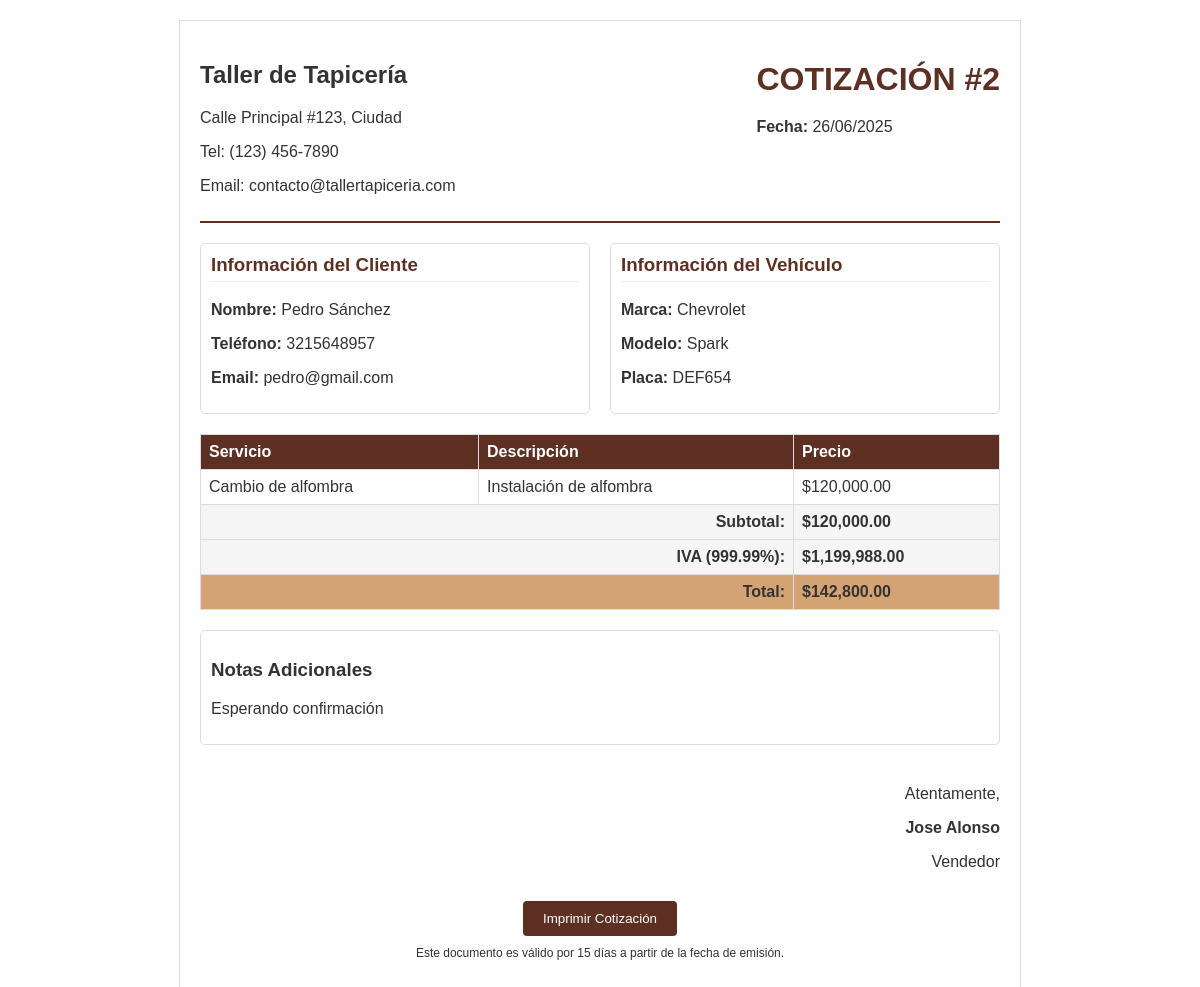
Page /admin/perfil/imprimir_cotizaciones.php?id=2 (signed in) on the committed database.
### tables this page shows
CREATE TABLE `cotizaciones` (
  `id_cotizacion` int(11) NOT NULL,
  `id_usuario` int(11) NOT NULL,
  `id_cliente` int(11) NOT NULL,
  `id_vehiculo` int(11) NOT NULL,
  `fecha_cotizacion` timestamp NOT NULL DEFAULT current_timestamp() ON UPDATE current_timestamp(),
  `subtotal_cotizacion` decimal(10,2) NOT NULL,
  `valor_adicional` decimal(10,2) DEFAULT 0.00,
  `iva` decimal(5,2) NOT NULL,
  `total_cotizacion` decimal(10,2) NOT NULL,
  `estado_cotizacion` enum('Pendiente','Aprobado','Rechazada','Completada') NOT NULL,
  `notas_cotizacion` text NOT NULL,
  `activo` tinyint(1) NOT NULL DEFAULT 1
);

CREATE TABLE `clientes` (
  `id_cliente` int(11) NOT NULL,
  `nombre_cliente` varchar(50) NOT NULL,
  `correo_cliente` varchar(70) NOT NULL,
  `telefono_cliente` varchar(25) NOT NULL,
  `direccion_cliente` text NOT NULL,
  `fecha_registro` timestamp NOT NULL DEFAULT current_timestamp() ON UPDATE current_timestamp(),
  `notas_cliente` text NOT NULL,
  `activo` tinyint(1) NOT NULL DEFAULT 1
);

CREATE TABLE `vehiculos` (
  `id_vehiculo` int(11) NOT NULL,
  `marca_vehiculo` varchar(50) NOT NULL,
  `modelo_vehiculo` varchar(50) NOT NULL,
  `placa_vehiculo` varchar(20) NOT NULL,
  `notas_vehiculo` text NOT NULL,
  `activo` tinyint(1) NOT NULL DEFAULT 1
);

CREATE TABLE `cotizacion_servicios` (
  `id_cotizacion` int(11) NOT NULL,
  `id_servicio` int(11) NOT NULL,
  `precio` decimal(10,2) NOT NULL
);

CREATE TABLE `servicios` (
  `id_servicio` int(11) NOT NULL,
  `nombre_servicio` varchar(50) NOT NULL,
  `descripcion_servicio` text NOT NULL,
  `precio_servicio` decimal(10,2) NOT NULL,
  `tiempo_estimado` varchar(50) NOT NULL,
  `categoria_servicio` varchar(50) NOT NULL,
  `activo` tinyint(1) NOT NULL DEFAULT 1
);

CREATE TABLE `usuarios` (
  `id_usuario` int(11) NOT NULL,
  `id_rol` int(11) NOT NULL,
  `username_usuario` varchar(50) NOT NULL,
  `contrasena_usuario` varchar(255) NOT NULL,
  `nombre_completo` varchar(70) NOT NULL,
  `correo_usuario` varchar(70) NOT NULL,
  `telefono_usuario` varchar(25) NOT NULL,
  `fecha_creacion` timestamp NOT NULL DEFAULT current_timestamp() ON UPDATE current_timestamp(),
  `activo_usuario` enum('Activo','Inactivo') NOT NULL,
  `ultima_actividad` datetime NOT NULL,
  `activo` tinyint(1) NOT NULL DEFAULT 1
);

### admin/perfil/imprimir_cotizaciones.php (the view, shortened to what this page needs)
<?php
require_once __DIR__ . '/../../php/conexion.php';
$cotizacion_id = $_GET['id'] ?? null;
$usuario_id = getUserId();
try {
    $stmt = $conex->prepare("SELECT c.*, cl.nombre_cliente, cl.correo_cliente, cl.telefono_cliente,
                            v.marca_vehiculo, v.modelo_vehiculo, v.placa_vehiculo,
                            u.nombre_completo as nombre_vendedor
                           FROM cotizaciones c
                           JOIN clientes cl ON c.id_cliente = cl.id_cliente
                           JOIN vehiculos v ON c.id_vehiculo = v.id_vehiculo
                           JOIN usuarios u ON c.id_usuario = u.id_usuario
                           WHERE c.id_cotizacion = ? AND c.id_usuario = ?");
    $stmt->execute([$cotizacion_id, $usuario_id]);
    $cotizacion = $stmt->fetch();
    $stmt = $conex->prepare("SELECT s.nombre_servicio, s.descripcion_servicio, cs.precio
                            FROM cotizacion_servicios cs
                            JOIN servicios s ON cs.id_servicio = s.id_servicio
                            WHERE cs.id_cotizacion = ?");
    $stmt->execute([$cotizacion_id]);
    $servicios = $stmt->fetchAll();
} catch (PDOException $e) {
    die("Error al obtener detalles de la cotización: " . $e->getMessage());
}
?>
<!DOCTYPE html>
<html lang="es">
<head>
</head>
<body>
    <div class="container">
        <div class="header">
            <div>
                <h2>Taller de Tapicería</h2>
                <p>Calle Principal #123, Ciudad</p>
                <p>Tel: (123) 456-7890</p>
                <p>Email: contacto@tallertapiceria.com</p>
            </div>
            <div>
                <h1 class="titulo">COTIZACIÓN #<?= $cotizacion_id ?></h1>
                <p><strong>Fecha:</strong> <?= date('d/m/Y', strtotime($cotizacion['fecha_cotizacion'])) ?></p>
            </div>
        </div>
        <div class="info-section">
            <div class="info-card">
                <h3>Información del Cliente</h3>
                <p><strong>Nombre:</strong> <?= htmlspecialchars($cotizacion['nombre_cliente']) ?></p>
                <p><strong>Teléfono:</strong> <?= htmlspecialchars($cotizacion['telefono_cliente']) ?></p>
                <p><strong>Email:</strong> <?= htmlspecialchars($cotizacion['correo_cliente']) ?></p>
            </div>
            <div class="info-card">
                <h3>Información del Vehículo</h3>
                <p><strong>Marca:</strong> <?= htmlspecialchars($cotizacion['marca_vehiculo']) ?></p>
                <p><strong>Modelo:</strong> <?= htmlspecialchars($cotizacion['modelo_vehiculo']) ?></p>
                <p><strong>Placa:</strong> <?= htmlspecialchars($cotizacion['placa_vehiculo']) ?></p>
            </div>
        </div>
        <table>
            <thead>
                <tr>
                    <th>Servicio</th>
                    <th>Descripción</th>
                    <th>Precio</th>
                </tr>
            </thead>
            <tbody>
                <?php foreach ($servicios as $servicio): ?>
                <tr>
                    <td><?= htmlspecialchars($servicio['nombre_servicio']) ?></td>
                    <td><?= htmlspecialchars($servicio['descripcion_servicio']) ?></td>
                    <td>$<?= number_format($servicio['precio'], 2) ?></td>
                </tr>
                <?php endforeach; ?>
            </tbody>
            <tfoot>
                <tr class="total-row">
                    <td colspan="2" style="text-align: right;"><strong>Subtotal:</strong></td>
                    <td>$<?= number_format($cotizacion['subtotal_cotizacion'], 2) ?></td>
                </tr>
                <tr class="total-row">
                    <td colspan="2" style="text-align: right;"><strong>IVA (<?= $cotizacion['iva'] ?>%):</strong></td>
                    <td>$<?= number_format(($cotizacion['subtotal_cotizacion'] + $cotizacion['valor_adicional']) * ($cotizacion['iva'] / 100), 2) ?></td>
                </tr>
                <tr style="background-color: #D4A373; font-weight: bold;">
                    <td colspan="2" style="text-align: right;"><strong>Total:</strong></td>
                    <td>$<?= number_format($cotizacion['total_cotizacion'], 2) ?></td>
                </tr>
            </tfoot>
        </table>
        <?php if (!empty($cotizacion['notas_cotizacion'])): ?>
        <div class="notas">
            <h3>Notas Adicionales</h3>
            <p><?= nl2br(htmlspecialchars($cotizacion['notas_cotizacion'])) ?></p>
        </div>
        <?php endif; ?>
        <div class="firma">
            <p>Atentamente,</p>
            <p><strong><?= htmlspecialchars($cotizacion['nombre_vendedor']) ?></strong></p>
            <p>Vendedor</p>
        </div>
        <div class="no-print" style="margin-top: 30px; text-align: center;">
            <button onclick="window.print()" style="padding: 10px 20px; background-color: #5E3023; color: white; border: none; border-radius: 4px; cursor: pointer;">
                Imprimir Cotización
            </button>
            <p style="font-size: 12px; margin-top: 10px;">Este documento es válido por 15 días a partir de la fecha de emisión.</p>
        </div>
    </div>
</body>
</html>

### admin/perfil/imprimir_cotizaciones.php (style rules this page uses)
body { font-family: Arial, sans-serif; margin: 0; padding: 20px; color: #333; }
.container { max-width: 800px; margin: 0 auto; border: 1px solid #ddd; padding: 20px; }
.header { display: flex; justify-content: space-between; margin-bottom: 20px; border-bottom: 2px solid #5E3023; padding-bottom: 10px; }
.titulo { text-align: center; color: #5E3023; margin: 20px 0; }
.info-section { display: grid; grid-template-columns: 1fr 1fr; gap: 20px; margin-bottom: 20px; }
.info-card { border: 1px solid #ddd; padding: 10px; border-radius: 5px; }
.info-card h3 { margin-top: 0; color: #5E3023; border-bottom: 1px solid #eee; padding-bottom: 5px; }
table { width: 100%; border-collapse: collapse; margin: 20px 0; }
th, td { border: 1px solid #ddd; padding: 8px; text-align: left; }
th { background-color: #5E3023; color: white; }
.total-row { font-weight: bold; background-color: #f5f5f5; }
.notas { margin-top: 20px; padding: 10px; border: 1px solid #ddd; border-radius: 5px; }
.firma { margin-top: 40px; text-align: right; }

### rows in the picture
cotizaciones: fecha_cotizacion "26/06/2025", id_cliente.nombre_cliente "Pedro Sánchez", id_cliente.telefono_cliente "3215648957", id_cliente.correo_cliente "pedro@gmail.com", id_vehiculo.marca_vehiculo "Chevrolet", id_vehiculo.modelo_vehiculo "Spark", id_vehiculo.placa_vehiculo "DEF654", subtotal_cotizacion "120,000.00", iva "999.99", subtotal_cotizacion+valor_adicional+iva "1,199,988.00", total_cotizacion "142,800.00", notas_cotizacion "Esperando confirmación", id_usuario.nombre_completo "Jose Alonso"
cotizacion_servicios: id_servicio.nombre_servicio "Cambio de alfombra", id_servicio.descripcion_servicio "Instalación de alfombra", precio "120,000.00"

### other values in the picture
$cotizacion_id "2"
